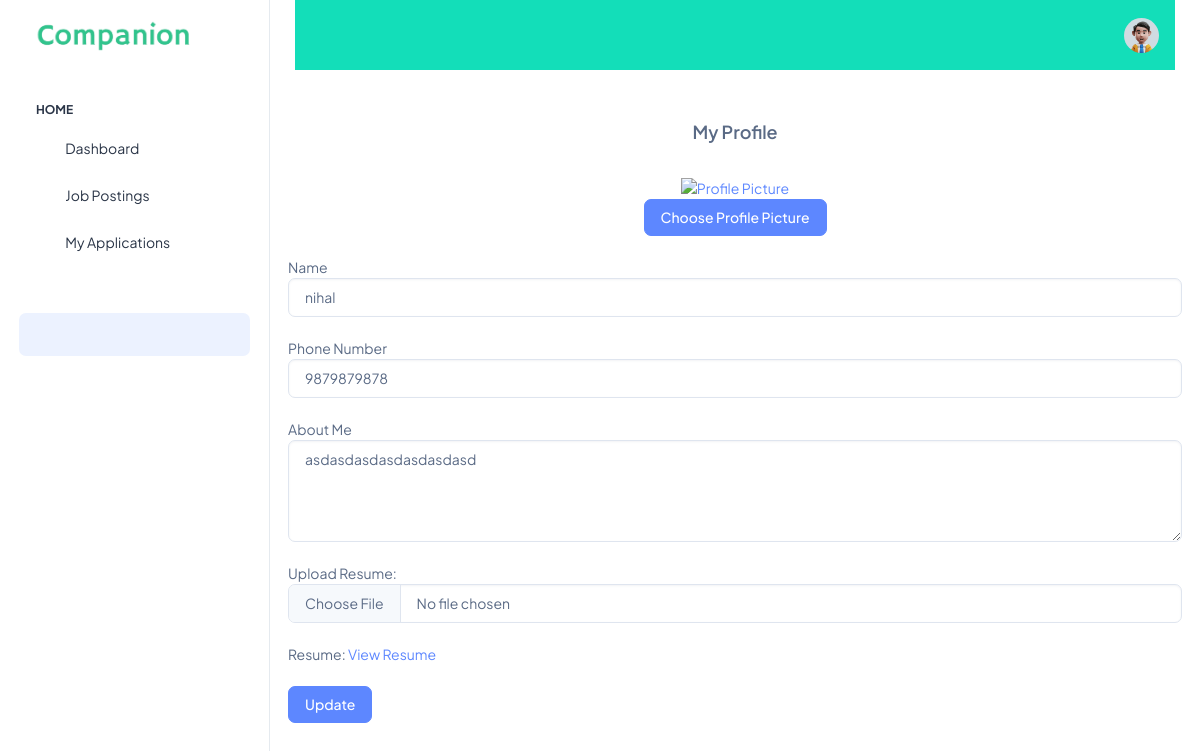
The page /user_profile/1/ on the database its author committed.
### companionapp/models.py (models this page shows, shortened)
class User(AbstractUser):
    is_admin = models.BooleanField(default=False, verbose_name='Is Admin')
    is_company = models.BooleanField(default=False, verbose_name='Is Job Provider')
    is_customer = models.BooleanField(default=False, verbose_name='Is Job Seeker')
    name = models.CharField(max_length=100, default='User')
    mobile_number = models.CharField(max_length=20, default='Nil')
    profile_picture = models.ImageField(upload_to='profile_pictures', blank=True, null=True)
    verified = models.BooleanField(default=False, verbose_name='Is Verified')
    aboutme = models.TextField(max_length=1000, default='Nil')
    resume_file = models.FileField(upload_to='resumes', blank=True, null=True)

### companionapp/views.py (the view, shortened to what this page needs)
# urls.py: path('user_profile/<int:pk>/', views.user_profile, name='user_profile'),
def user_profile(request, pk):
    get_profile = get_object_or_404(User, pk=pk)
    context = {'get_profile': get_profile}
    return render(request, 'user/user_profile.html', context)

### companionapp/templates/user/user_profile.html (shortened to what this page needs)
{% extends 'user/base.html' %}
{% load static %}
{% block content %}
<br>
<br>
<br>
<br>
<br>
<h5 class="card-title fw-semibold m-3 text-center">My Profile</h5>
<div style="padding:18px;">
    <form action="" enctype="multipart/form-data" method="POST">
        <div style="text-align: center;">
            <a href="{{ request.user.imageURL }}" target="_blank">
                <img src="{{ request.user.imageURL }}" alt="Profile Picture" height="200px">
            </a>
            <br>
            <label for="profile_picture" class="btn btn-primary" style="cursor: pointer;">Choose Profile Picture</label>
        </div>
        <br>
        <div class="form-group">
            <label for="name">Name</label>
            <input type="text" id="name" name="name" value="{{ get_profile.name }}" class="form-control">
        </div>
        <br>
        <div class="form-group">
            <label for="mob">Phone Number</label>
            <input type="text" id="mob" name="mob" value="{{ get_profile.mobile_number }}" class="form-control">
        </div>
        <br>
        <div class="form-group">
            <label for="aboutme">About Me</label>
            <textarea id="aboutme" name="aboutme" rows="4" class="form-control">{{ get_profile.aboutme }}</textarea>
        </div>
        <br>
        <div class="form-group">
            <label for="resume_file">Upload Resume:</label>
            <input type="file" id="resume_file" name="resume_file" class="form-control">
        </div>
        <br>
        <div class="form-group">
            <label for="resume_file">Resume:</label>
            {% if get_profile.resume_file %}
                <a href="{{ get_profile.resume_file.url }}" target="_blank">View Resume</a>
            {% else %}
                Resume not uploaded. Upload your resume to increase chances of selection
            {% endif %}
        </div>
        <br>
        <input type="submit" value="Update" class="btn btn-primary btn-md">
    </form>
</div>
{% endblock %}

### rows shown on the page
User: name "nihal", mob "9879879878", aboutme "asdasdasdasdasdasdasd"
